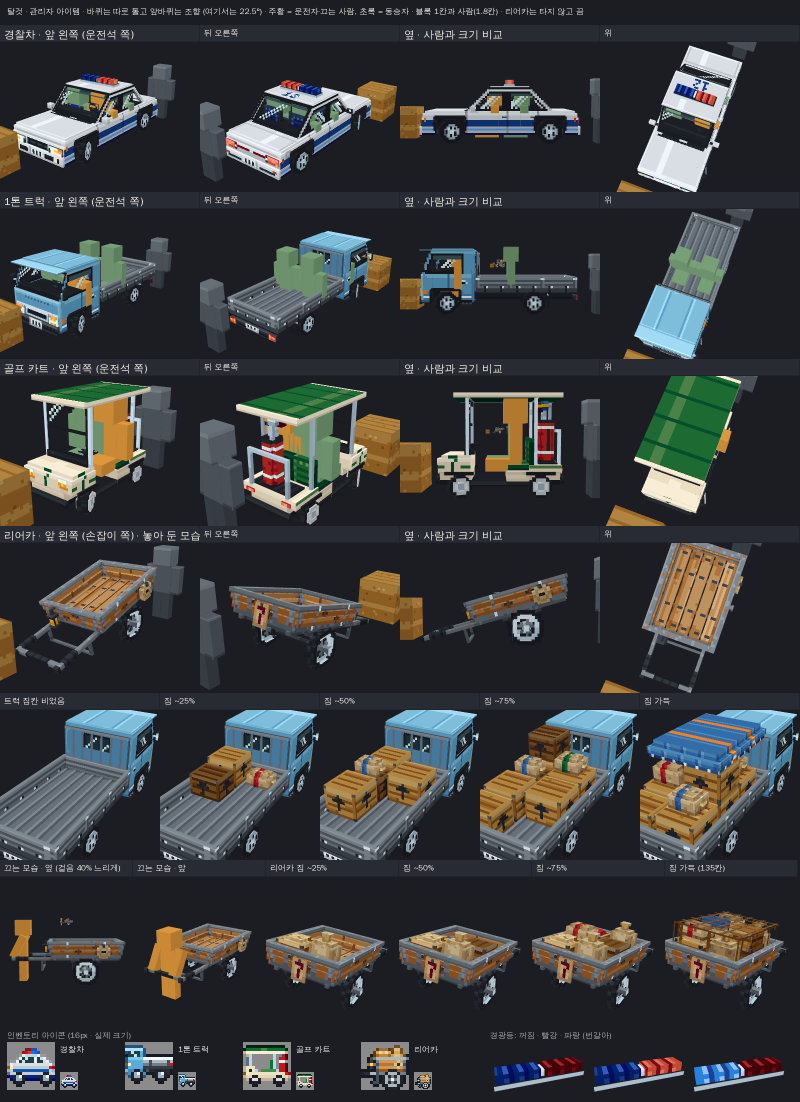
#> input picture docs/previews/vehicles.png, 1600 x 2204 px, found by its file name (shown at 1/2 size); its folder holds 8 pictures in this run
$ python prep_vehicles.py
#> lines starting #> are read from the running program, lines starting #| are printed output that depends on the picture; after the words box and inside, x2 and y2 are one past the last pixel; in counts of white or black regions, pixels touching at a corner belong together
"""Cut vehicle / building sprites for the vehicles promo. Run from repo root."""
from PIL import Image
import numpy as np
from collections import deque
P='docs/previews'; O='docs/promo/vehicles/assets'
BG=np.array([27,29,34])

def components(mask):
    h,w=mask.shape; lab=np.zeros((h,w),np.int32); n=0; sizes=[0]
    for y0 in range(h):
        for x0 in np.nonzero(mask[y0] & (lab[y0]==0))[0]:
            if lab[y0,x0]: continue
            n+=1; q=deque([(y0,x0)]); lab[y0,x0]=n; c=0
            while q:
                y,x=q.popleft(); c+=1
                for yy,xx in ((y+1,x),(y-1,x),(y,x+1),(y,x-1)):
                    if 0<=yy<h and 0<=xx<w and mask[yy,xx] and not lab[yy,xx]:
                        lab[yy,xx]=n; q.append((yy,xx))
            sizes.append(c)
    return lab,sizes

def cut(src,box,name,keep=1,tol=18,drop_grey=False):
#> called with src = 'vehicles.png', box = (50, 452, 306, 715), name = 'light_truck', keep = 1, tol = 18, drop_grey = True
    im=Image.open(f'{P}/{src}').convert('RGB').crop(box)
    a=np.asarray(im).astype(int)
    fg=np.abs(a-BG).sum(2)>tol
#> fg: shape (263, 256) bool; 42.4% white; 23 white regions (19 under 20 px), largest, box (x1, y1, x2, y2) and area: (0, 25, 256, 221) 28202, (0, 117, 69, 143) 205, (55, 117, 66, 124) 47, (89, 214, 103, 218) 24
    if drop_grey:  # the flat grey scale-reference mannequins
        r,g,b=a[...,0],a[...,1],a[...,2]
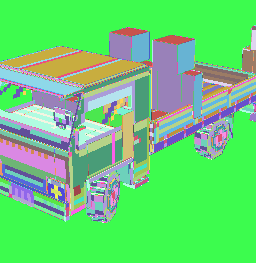
#> r: shape (263, 256) int64; 186 distinct labels, from 10 to 255; one colour per label, 0 black
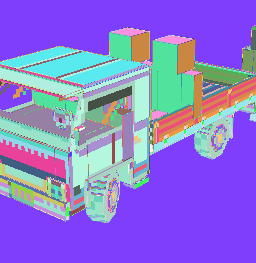
#> g: shape (263, 256) int64; 188 distinct labels, from 22 to 249; one colour per label, 0 black
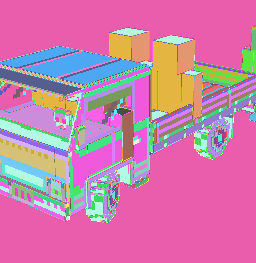
#> b: shape (263, 256) int64; 201 distinct labels, from 14 to 254; one colour per label, 0 black
        grey=(np.abs(r-g)<8)&(np.abs(g-b)<10)&(r>60)&(r<125)
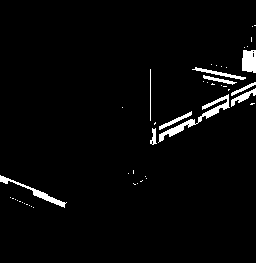
#> grey: shape (263, 256) bool; 2.9% white; 46 white regions (36 under 20 px), largest, box (x1, y1, x2, y2) and area: (158, 94, 230, 143) 527, (0, 175, 67, 208) 313, (242, 50, 256, 73) 288
        fg&=~grey
#> fg: shape (263, 256) bool; 39.5% white; 29 white regions (23 under 20 px), largest, box (x1, y1, x2, y2) and area: (0, 27, 256, 221) 25437, (0, 181, 64, 220) 634, (0, 117, 69, 143) 205, (242, 26, 256, 58) 153, (55, 117, 66, 124) 47, (89, 214, 103, 218) 24
    lab,sizes=components(fg)
#> after the loop in components, `for y0 in range(h):`:
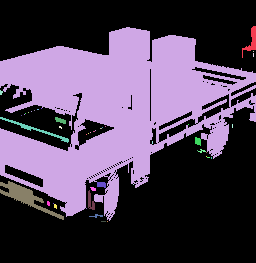
#> lab: shape (263, 256) int32; 48 distinct labels, from 0 to 47; one colour per label, 0 black
#> sizes = 48 values, max 25235 at index 2, min 0 at index 0, mean 553.9
    order=np.argsort(sizes)[::-1][:keep]
#> order = [2]
    m=np.isin(lab,[i for i in order if sizes[i]>0])
#> m: shape (263, 256) bool; 37.5% white; 1 white region, box (x1, y1, x2, y2) and area: (0, 27, 256, 221) 25235
    rgba=np.dstack([a,np.where(m,255,0)]).astype(np.uint8)
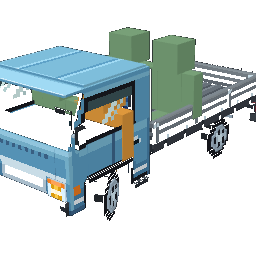
#> rgba: shape (263, 256, 4); mean R, G, B, A 58.1, 71.4, 75.5, 95.6; transparent parts drawn white
    out=Image.fromarray(rgba,'RGBA'); bb=out.getbbox(); out=out.crop(bb)
#> after `bb = out.getbbox()`: bb = (0, 27, 256, 221)
#> after `out = out.crop(bb)`:
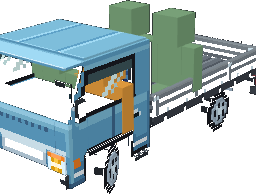
#> out: PIL image 256x194 RGBA; mean R, G, B, A 69.1, 86.4, 90.3, 129.6; transparent parts drawn white
    out.save(f'{O}/{name}.png'); return out.size

# 주황(운전자)·초록(동승자) 크기 비교용 인형 색: 면마다 세 가지 밝기
DOLL=np.array([(201,137,53),(177,120,46),(222,152,60),(94,127,94),(108,145,108),(120,160,120),(80,108,80),(155,105,40)])

# [48 lines left out: function remove_dolls, not called in this run]

def photo(src,box,name):
    Image.open(f'{P}/{src}').convert('RGB').crop(box).save(f'{O}/{name}.png')

V=dict(
  light_truck=('vehicles.png',(50,452,306,715)),
  box_truck=('vehicles_road.png',(0,1452,400,1716)),
  cargo_van=('vehicles_road.png',(0,1120,400,1380)),
  scooter=('vehicles_road.png',(0,452,400,715)),
  cargo_bike=('vehicles_road.png',(0,88,400,384)),
  atv=('vehicles_road.png',(0,786,400,1050)),
  ox_cart=('vehicles_farm.png',(430,92,700,384)),
  tiller=('vehicles_farm.png',(68,428,266,719)),
  tractor=('vehicles_farm.png',(34,762,397,1048)),
  hand_cart=('cart_before_after.png',(0,458,400,778)),
  jige=('vehicles_misc.png',(0,812,400,1142)),
  boat=('vehicles_misc.png',(0,450,320,778)),
)
import sys
for n,(s,b) in V.items(): print(n,cut(s,b,n,drop_grey=n not in ('box_truck',)))
#> pass 2 of the loop `for n,(s,b) in V.items(): print(n,cut(s,b,n,drop_grey=n not in ('box_t..`:
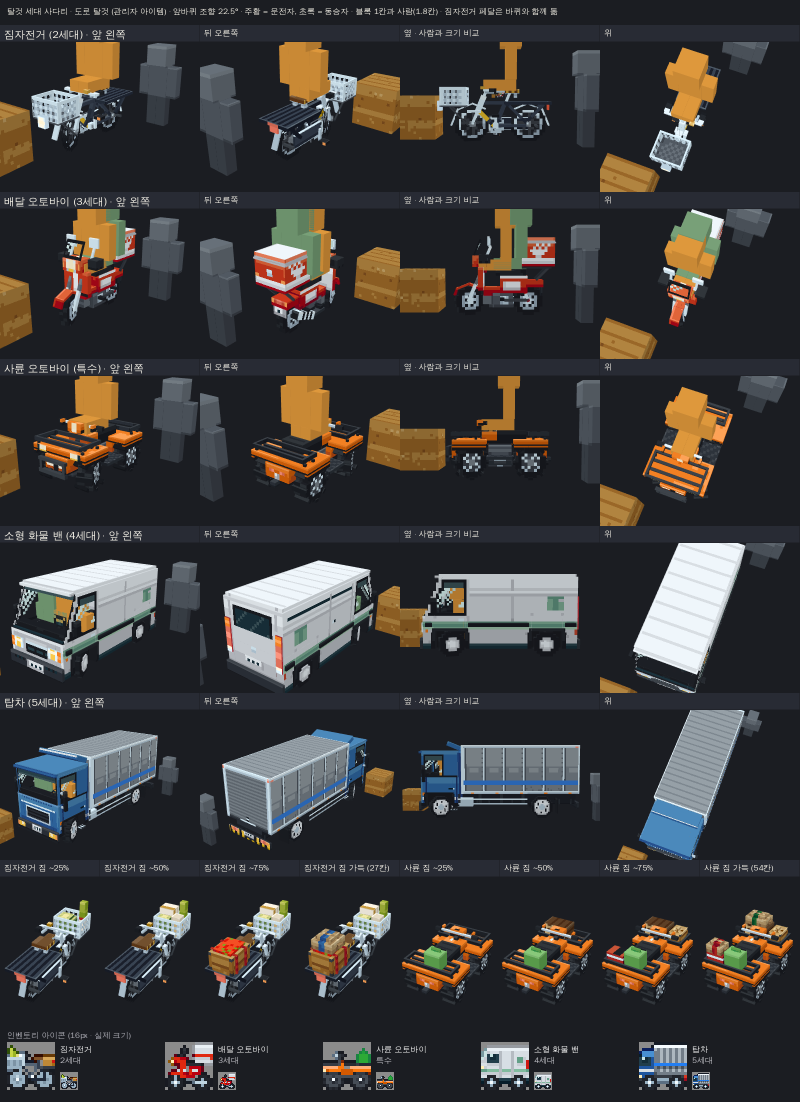
#> input picture docs/previews/vehicles_road.png, 1600 x 2204 px, found by its file name (shown at 1/2 size)
#> im: PIL image 400x264 RGB
#> a: shape (264, 400, 3) int64
#> after the loop in components (call 2), `for y0 in range(h):`:
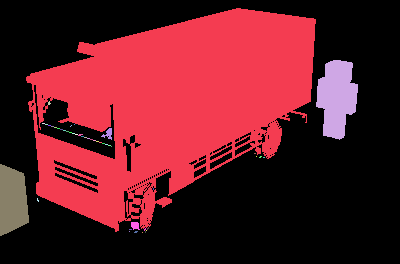
#> lab: shape (264, 400) int32; 48 distinct labels, from 0 to 47; one colour per label, 0 black
#> in cut (call 2), `lab,sizes=components(fg)`: sizes = 48 values, max 38637 at index 1, min 0 at index 0, mean 892.9
#> order = [1]
#> m: shape (264, 400) bool; 36.6% white; 1 white region, box (x1, y1, x2, y2) and area: (26, 8, 316, 232) 38637
#> rgba: shape (264, 400, 4)
#> bb = (26, 8, 316, 232)
#> in cut (call 2), `out = out.crop(bb)`:
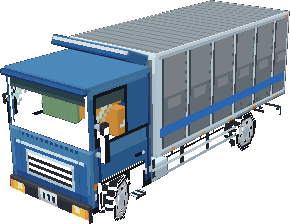
#> out: PIL image 290x224 RGBA; mean R, G, B, A 69.7, 83.6, 96.3, 151.7; transparent parts drawn white
#> (the run stopped early here; a loop or call above may not have finished)
